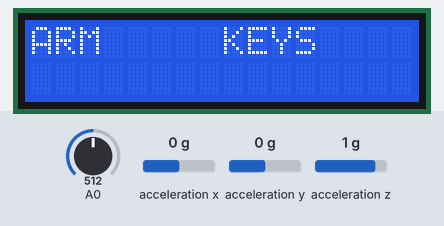
Recording of a sketch running on a simulated Arduino Uno, built with avr-gcc and run on an emulated ATmega328P. Parts: 16×2 character LCD. The inputs (shaded band) are chosen by the test bench; at power-on: acceleration x 0 g, acceleration y 0 g, A0 = 512, acceleration z 1 g. What the sketch prints to the serial monitor is not drawn.

Above: at 0.07 s.
1.3 s: acceleration x set to -1.4 g
At 1.43 s:
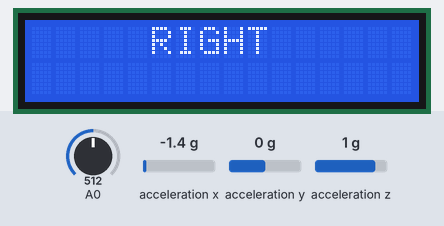
3.2 s: acceleration y set to -1.4 g
At 3.32 s:
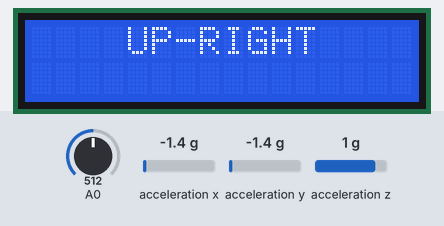
5.1 s: acceleration x set to 0 g
At 5.23 s:
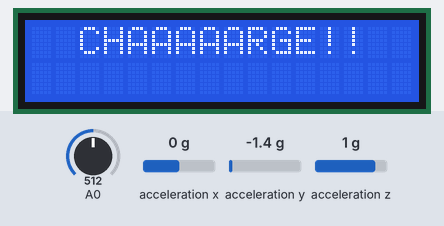
7.0 s: acceleration y set to 0.8 g
At 7.14 s:
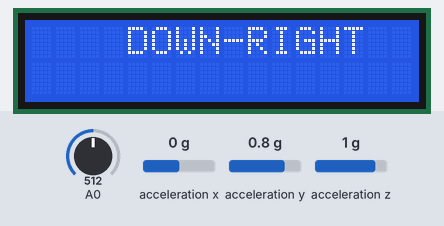
8.9 s: acceleration x set to 0.8 g
At 9.04 s:
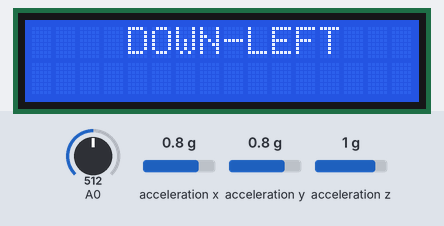
10.8 s: acceleration y set to 0.5 g
At 10.95 s:
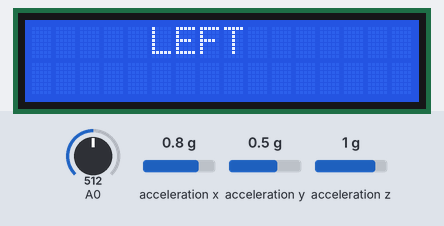

Measured:
- the behaviour switches between 0.7 and 0.6 g on acceleration y (found by bisection; images 5 and 6)
- after the input at 1.3 s, the display: changes after 0.12 s (image 1)
- after the input at 3.2 s, the display: first differs from a run without the input after 0.12 s (image 2)
- after the input at 5.1 s, the display: first differs from a run without the input after 0.12 s (image 3)
- after the input at 7.0 s, the display: first differs from a run without the input after 0.13 s (image 4)
- after the input at 8.9 s, the display: first differs from a run without the input after 0.14 s (image 5)
- after the input at 10.8 s, the display: first differs from a run without the input after 0.14 s (image 6)

The sketch:

arduino_client_new.ino
```cpp
#include "Arduino_SensorKit.h"
#include <LiquidCrystal.h>

LiquidCrystal lcd(8, 9, 4, 5, 6, 7);

#define forever while(1)

#define btnRIGHT  0
#define btnUP     1
#define btnDOWN   2
#define btnLEFT   3
#define btnSELECT 4
#define btnNONE   5

#define COUNT 3

const float MIN_THRESHOLD = 0.7;
const float MAX_THRESHOLD = 2.0;

int select_count = 0;

int read_LCD_buttons() {
  int adc_key_in = analogRead(0);
  if (adc_key_in > 1000) return btnNONE;
  if (adc_key_in < 50)   return btnRIGHT;
  if (adc_key_in < 250)  return btnUP;
  if (adc_key_in < 450)  return btnDOWN;
  if (adc_key_in < 650)  return btnLEFT;
  if (adc_key_in < 850)  return btnSELECT;
  return btnNONE;
}

bool arm = false;
bool keys = false;

void check_mode() {
  lcd.clear();

  lcd.print("ARM     KEYS");
  while (true) {
    int buttons = read_LCD_buttons();
    delay(10);
    if (buttons == btnLEFT) {
      arm = true;
      break;
    } else if (buttons == btnRIGHT) {
      keys = true;
      break;
    }
  }

  lcd.clear();
}

void setup() {
  lcd.begin(16, 2);
  Serial.begin(9600);
  /*
   * Initialize the Accelerometer
   */
  Accelerometer.begin();
  check_mode();
  lcd.clear();
  lcd.print("Connecting...");
}

void loop() {
  lcd.clear();

  /*
   * ARM MOVEMENTS
   */
  if (arm) {
    /*
     * Read accelerometer values
     */
    float x = Accelerometer.readX();
    delay(10);
    float y = Accelerometer.readY();
    delay(10);
    float z = Accelerometer.readZ();
    delay(10);

    int buttonState = read_LCD_buttons();
    delay(10);

    if (buttonState == btnSELECT) {
      select_count++;
    }

    if (select_count == COUNT) {
      select_count = 0;
      Serial.println("Z");
    } else {
      /*
       * Detect movements
       */
      if (x <= -MIN_THRESHOLD + 0.48 && y <= -MIN_THRESHOLD) {
        Serial.println("Y");
        lcd.setCursor(4, 0);
        lcd.print("UP-RIGHT");
      } else if (x >= MIN_THRESHOLD - 0.5 && y <= -MIN_THRESHOLD) {
        Serial.println("U");
        lcd.setCursor(4, 0);
        lcd.print("UP-LEFT");
      } else if (x <= -MIN_THRESHOLD + 0.8 && y >= MIN_THRESHOLD) {
        Serial.println("V");
        lcd.setCursor(4, 0);
        lcd.print("DOWN-RIGHT");
      } else if (x >= MIN_THRESHOLD - 0.15 && y >= MIN_THRESHOLD) {
        Serial.println("C");
        lcd.setCursor(4, 0);
        lcd.print("DOWN-LEFT");
      } else if (x <= -MIN_THRESHOLD + 0.2 && y > -MIN_THRESHOLD) {
        Serial.println("R");
        lcd.setCursor(5, 0);
        lcd.print("RIGHT");
      } else if (x >= MIN_THRESHOLD + 0.1) {
        Serial.println("L");
        lcd.setCursor(5, 0);
        lcd.print("LEFT");
      } else if (y <= -MIN_THRESHOLD) {
        Serial.println("F");
        lcd.setCursor(2, 0);
        lcd.print("CHAAAAARGE!!");
      } else if (y >= MIN_THRESHOLD) {
        Serial.println("B");
        lcd.setCursor(3, 0);
        lcd.print("BACKWARDS");
      }
    }

    delay(75);
  } else if (keys) {
    /**
     * Detect button press
     */
    int buttonState = read_LCD_buttons();
    delay(10);
    /*
     * Same thing but with buttons now
     */
    if (buttonState != btnNONE) {
      if (buttonState == btnUP) {
        Serial.println("F");
        lcd.setCursor(2, 0);
        lcd.print("CHAAAAARGE!!");
        delay(100);
      } else if (buttonState == btnRIGHT) {
        Serial.println("R");
        lcd.setCursor(5, 0);
        lcd.print("RIGHT");
        delay(100);
      } else if (buttonState == btnLEFT) {
        Serial.println("L");
        lcd.setCursor(5, 0);
        lcd.print("LEFT");
        delay(100);
      } else if (buttonState == btnDOWN) {
        Serial.println("B");
        Serial.flush();
        lcd.setCursor(3, 0);
        lcd.print("BACKWARDS");
        delay(100);
      } else if (buttonState == btnSELECT) {
        Serial.println("Z");
        lcd.setCursor(3, 0);
        lcd.print("Set bomb");
        delay(100);
      }
    }
  }
}
```
